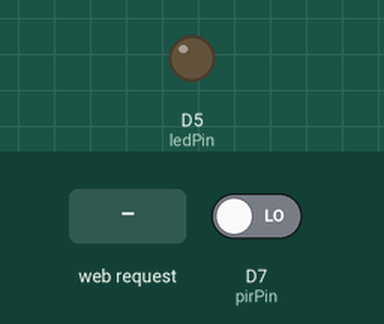
Recording of a sketch running on a simulated ESP8266 (NodeMCU). Shown: output pins drawn as LEDs (lit = HIGH). Inputs (shaded band) come from the test bench; at power-on: D7 (pirPin) LOW. WiFi joins after 1.5 s; servers stay silent unless stated; what the sketch prints to the serial monitor is not drawn.

Above: at 2.7 s.
2.8 s: HTTP request GET /LED=ON received
At 3.6 s:
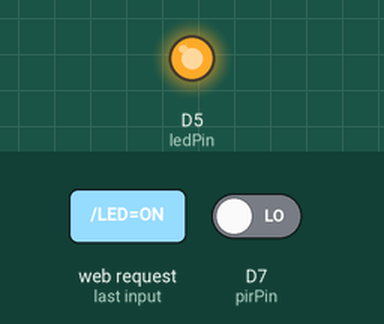
4.3 s: HTTP request GET /LED=OFF received
At 4.7 s:
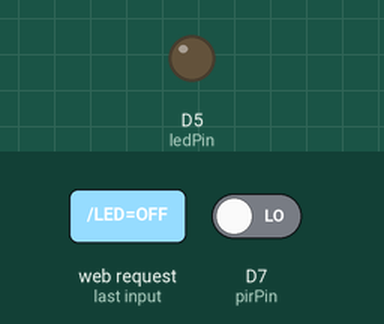
Timing chart, 0 to 7.3 s (numbered marks = the images above; inputs shaded):
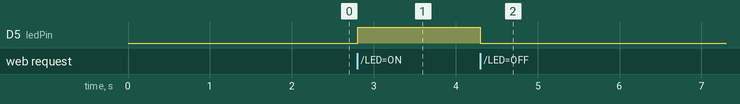

The sketch:

ex.ino
```cpp
#include <ESP8266WiFi.h>

int pirPin = D7;
int val;

const char* ssid = "xxxx";
const char* password = "xxxx";

int ledPin = D5;
WiFiServer server(80);

void setup() {
  Serial.begin(115200);
  delay(10);


  pinMode(ledPin, OUTPUT);
  digitalWrite(ledPin, LOW);

  // Connect to WiFi network
  Serial.println();
  Serial.println();
  Serial.print("Connecting to ");
  Serial.println(ssid);

  WiFi.begin(ssid, password);

  while (WiFi.status() != WL_CONNECTED) {
    delay(500);
    Serial.print(".");
  }
  Serial.println("");
  Serial.println("WiFi connected");

  // Start the server
  server.begin();
  Serial.println("Server started");

  // Print the IP address
  Serial.print("Use this URL : ");
  Serial.print("http://");
  Serial.print(WiFi.localIP());
  Serial.println("/");

}


void loop() {
  // Check if a client has connected
  WiFiClient client = server.available();
  if (!client) {
    return;
  }
  int state =0;

val = digitalRead(pirPin);
//low = no motion, high = motion
if (val == LOW)
{
  state =0;
}
else
{
state =1;
}


  // Wait until the client sends some data
  Serial.println("new client");
  while(!client.available()){
    delay(1);
  }

  // Read the first line of the request
  String request = client.readStringUntil('\r');
  Serial.println(request);
  client.flush();

  // Match the request

  int value = LOW;
  if (request.indexOf("/LED=ON") != -1) {
    digitalWrite(ledPin, HIGH);
    value = HIGH;
  }
  if (request.indexOf("/LED=OFF") != -1){
    digitalWrite(ledPin, LOW);
    value = LOW;
  }


  // Return the response
  client.println("HTTP/1.1 200 OK");
  client.println("Content-Type: text/html");
  client.println(""); //  do not forget this one
  client.println("<!DOCTYPE HTML>");
  client.println("<html>");
  client.println("<meta http-equiv='refresh' content='1'>");


  client.print("est ce qu'il y a quelq'un ? ");

  if(state == 1) {
    client.print("oui");
  } else {
    client.print("non");
  }
  client.println("<br><br>");


  client.print("Led pin is now: ");

  if(value == HIGH) {
    client.print("On");
  } else {
    client.print("Off");
  }
  client.println("<br><br>");
  client.println("Click <a href=\"/LED=ON\">here</a> turn the LED on pin 5 ON<br>");
  client.println("Click <a href=\"/LED=OFF\">here</a> turn the LED on pin 5 OFF<br>");
  client.println("</html>");

  delay(1);
  Serial.println("Client disconnected");
  Serial.println("");

}
```

wifi.c
```cpp
#include <ESP8266WiFi.h>

const char ssid[] = "e900";
const char password[] = "********";

void setup() {
	// on démarre le port série
	Serial.begin(115200);
	// On attend "un peu" que le buffer soit prêt
	delay(10);
	// On efface la configuration précédente
	WiFi.disconnect(true);
	// Initialisation de la connection
	WiFi.begin(ssid, password);
	// Test pour déterminer quand la connection est prete
	while (WiFi.status() != WL_CONNECTED) {
		delay(500);
	}
	// Affichage des informations
	Serial.print("\nConnecte a ");
	Serial.print(ssid);
	Serial.print(" avec l'ip ");
	Serial.println(WiFi.localIP());
}
void loop() {
}
```

Measured:
- after the input at 2.8 s, D5 (ledPin): LOW → HIGH at once
- after the input at 4.3 s, D5 (ledPin): HIGH → LOW at once
